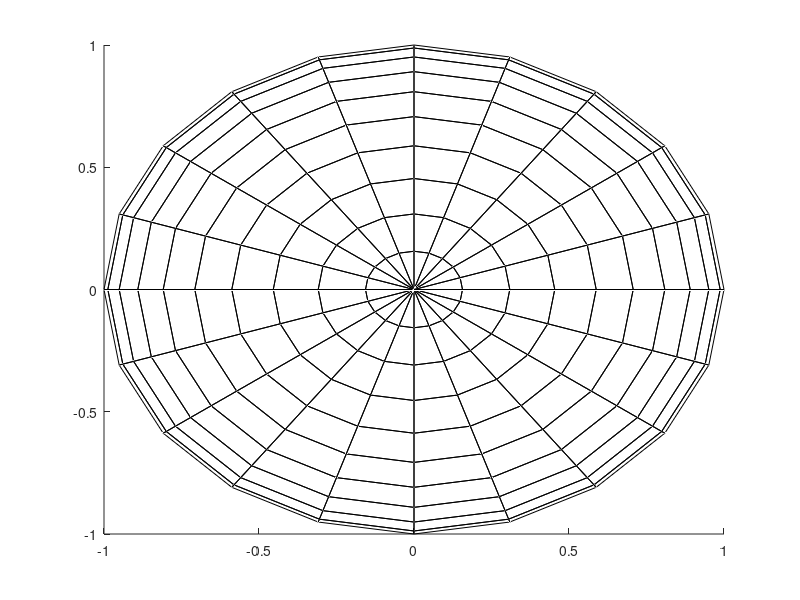

The MATLAB source for this figure: (Note: this script raises an error after producing the figure.)
%% 3D sphere with alpha data
clear all;
figure
[x y z] = sphere(20); 
s = surface(x,y,z,'facecolor','interp','cdata',z);
set(s,'edgecolor','black','facealpha','flat','alphadata',x.*z);
alpha('scaled'); 
axis equal
box on
grid on
campos([2 13 10]); 
xlabel('X');
ylabel('Y');
zlabel('Z');
title('Sphere with Alpha Data');
plot2svg('sphere.svg');

%% Rescaling patches to avoid gaps
clear all;

x = -3.5:0.1:3.5;
y = -3.5:0.1:3.5;

[X, Y] = meshgrid(x, y);

Z = peaks(X, Y);

figure(1); 
clf;
surf(X, Y, Z);
axis tight;
xlabel('x');
ylabel('y');
zlabel('z');
shading flat;
view([20, 80]);

% When exporting 3D plots with flat shading (no mesh lines around the
% patches) some viewers show small gaps between the patches. This can even
% lead to a mind of "semi transparent" appearance with many small patches,
% because the background can be seen in the gaps.
setting.svg.PatchRescale = 1;   % This is the deault setting.
set(gcf, 'UserData', setting);
plot2svg('flat_default.svg');

% A simple solution to this problem is to tell plot2svg to slightly
% increase the patch size, such that the patches overlap. A rescaling value
% of 105% is usually a good value to start with.
setting.svg.PatchRescale = 1.05;
set(gcf, 'UserData', setting);
plot2svg('flat_rescaled.svg');
